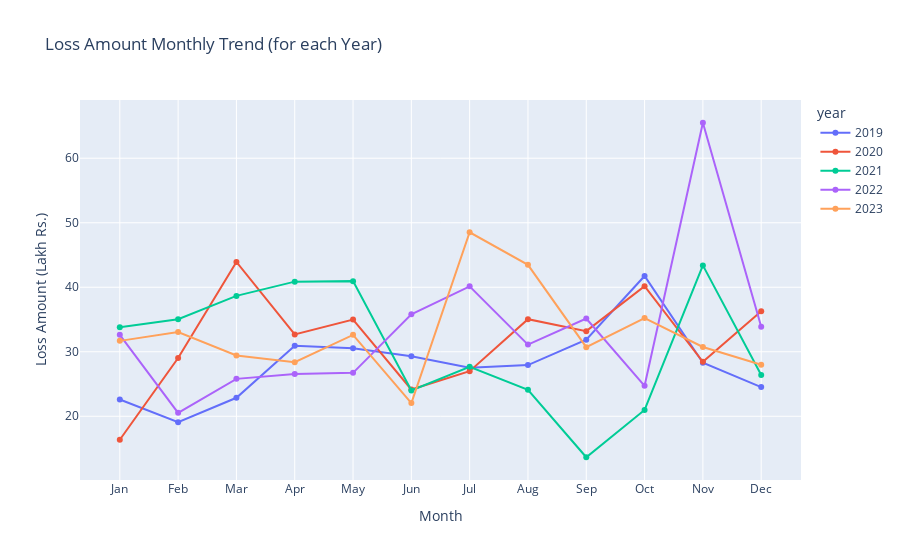

Notebook source saved alongside this figure:
### Code cell
line_graph(
    dataset= df2,
    x= 'month', y= 'loss_amt_(in_lakhs)',
    title= 'Loss Amount Monthly Trend (for each Year)',
    xlabel= 'Month', ylabel= 'Loss Amount (Lakh Rs.)',
    xticks= [df2['month'], calendar.month_abbr[1:13]],
    color= 'year'
)

### Figure 1 — Plotly figure (JSON) as saved in the notebook; plotly's stock layout.template omitted (floating-point values rounded to 4 significant figures)
{"data": [{"hovertemplate": "year=2019<br>month=%{x}<br>loss_amt_(in_lakhs)=%{y}<extra></extra>", "legendgroup": "2019", "line": {"color": "#636efa", "dash": "solid"}, "marker": {"symbol": "circle"}, "mode": "lines+markers", "name": "2019", "orientation": "v", "showlegend": true, "type": "scatter", "x": [1, 2, 3, 4, 5, 6, 7, 8, 9, 10, 11, 12], "xaxis": "x", "y": [22.6, 19.08, 22.87, 30.94, 30.56, 29.31, 27.52, 27.94, 31.86, 41.75, 28.3, 24.53], "yaxis": "y"}, {"hovertemplate": "year=2020<br>month=%{x}<br>loss_amt_(in_lakhs)=%{y}<extra></extra>", "legendgroup": "2020", "line": {"color": "#EF553B", "dash": "solid"}, "marker": {"symbol": "circle"}, "mode": "lines+markers", "name": "2020", "orientation": "v", "showlegend": true, "type": "scatter", "x": [1, 2, 3, 4, 5, 6, 7, 8, 9, 10, 11, 12], "xaxis": "x", "y": [16.36, 29.04, 43.92, 32.68, 35, 24.15, 27, 35.05, 33.2, 40.16, 28.44, 36.28], "yaxis": "y"}, {"hovertemplate": "year=2021<br>month=%{x}<br>loss_amt_(in_lakhs)=%{y}<extra></extra>", "legendgroup": "2021", "line": {"color": "#00cc96", "dash": "solid"}, "marker": {"symbol": "circle"}, "mode": "lines+markers", "name": "2021", "orientation": "v", "showlegend": true, "type": "scatter", "x": [1, 2, 3, 4, 5, 6, 7, 8, 9, 10, 11, 12], "xaxis": "x", "y": [33.8, 35.05, 38.66, 40.87, 40.95, 24, 27.67, 24.1, 13.65, 20.98, 43.39, 26.41], "yaxis": "y"}, {"hovertemplate": "year=2022<br>month=%{x}<br>loss_amt_(in_lakhs)=%{y}<extra></extra>", "legendgroup": "2022", "line": {"color": "#ab63fa", "dash": "solid"}, "marker": {"symbol": "circle"}, "mode": "lines+markers", "name": "2022", "orientation": "v", "showlegend": true, "type": "scatter", "x": [1, 2, 3, 4, 5, 6, 7, 8, 9, 10, 11, 12], "xaxis": "x", "y": [32.62, 20.53, 25.8, 26.56, 26.73, 35.81, 40.14, 31.11, 35.16, 24.72, 65.5, 33.87], "yaxis": "y"}, {"hovertemplate": "year=2023<br>month=%{x}<br>loss_amt_(in_lakhs)=%{y}<extra></extra>", "legendgroup": "2023", "line": {"color": "#FFA15A", "dash": "solid"}, "marker": {"symbol": "circle"}, "mode": "lines+markers", "name": "2023", "orientation": "v", "showlegend": true, "type": "scatter", "x": [1, 2, 3, 4, 5, 6, 7, 8, 9, 10, 11, 12], "xaxis": "x", "y": [31.69, 33.07, 29.42, 28.39, 32.62, 22.05, 48.52, 43.48, 30.72, 35.23, 30.74, 28], "yaxis": "y"}], "layout": {"legend": {"title": {"text": "year"}, "tracegroupgap": 0}, "title": {"text": "Loss Amount Monthly Trend (for each Year)"}, "xaxis": {"anchor": "y", "domain": [0, 1], "ticktext": ["Jan", "Feb", "Mar", "Apr", "May", "Jun", "Jul", "Aug", "Sep", "Oct", "Nov", "Dec"], "tickvals": [1, 2, 3, 4, 5, 6, 7, 8, 9, 10, 11, 12, 1, 2, 3, 4, 5, 6, 7, 8, 9, 10, 11, 12, 1, 2, 3, 4, 5, 6, 7, 8, 9, 10, 11, 12, 1, 2, 3, 4, 5, 6, 7, 8, 9, 10, 11, 12, 1, 2, 3, 4, 5, 6, 7, 8, 9, 10, 11, 12], "title": {"text": "Month"}}, "yaxis": {"anchor": "x", "domain": [0, 1], "title": {"text": "Loss Amount (Lakh Rs.)"}}}}
